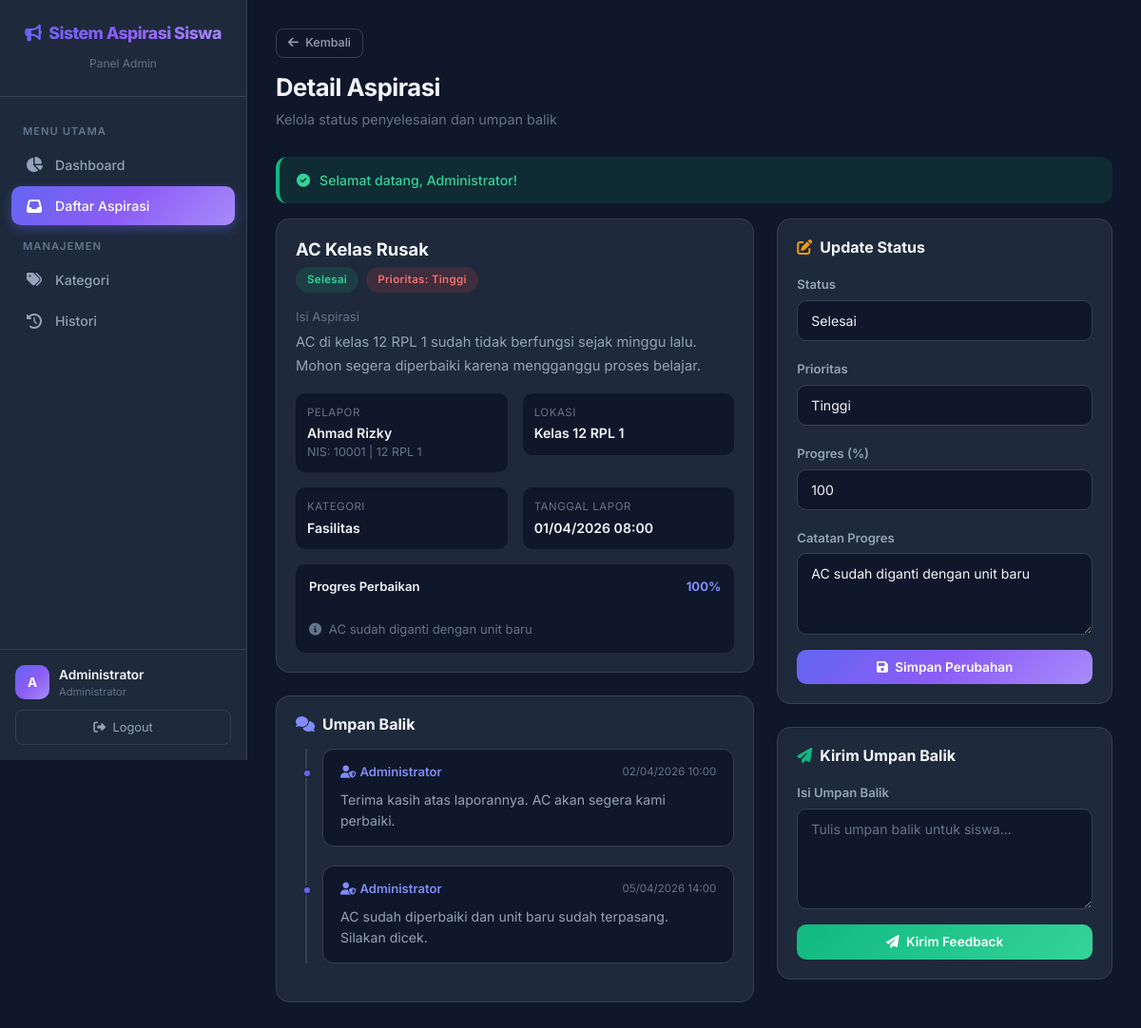
The app's page /?page=aspirasi-detail-admin&id=1 (signed in) with its own data.
### tables this page shows
CREATE TABLE `aspirasi` (
  `id_aspirasi` int(11) NOT NULL,
  `nis` int(11) NOT NULL,
  `id_kategori` int(11) NOT NULL,
  `judul` varchar(100) NOT NULL,
  `isi_aspirasi` text NOT NULL,
  `lokasi` varchar(100) DEFAULT NULL,
  `status` enum('Menunggu','Diproses','Selesai','Ditolak') NOT NULL DEFAULT 'Menunggu',
  `prioritas` enum('Rendah','Sedang','Tinggi') NOT NULL DEFAULT 'Sedang',
  `progres` int(3) NOT NULL DEFAULT 0,
  `catatan_progres` text DEFAULT NULL,
  `tgl_lapor` datetime NOT NULL DEFAULT current_timestamp(),
  `tgl_update` datetime DEFAULT NULL,
  `username_admin` varchar(30) DEFAULT NULL
);

CREATE TABLE `siswa` (
  `nis` int(11) NOT NULL,
  `username` varchar(35) NOT NULL,
  `nama_siswa` varchar(60) NOT NULL,
  `kelas` varchar(20) NOT NULL,
  `password` varchar(100) NOT NULL
);

CREATE TABLE `kategori` (
  `id_kategori` int(11) NOT NULL,
  `nama_kategori` varchar(50) NOT NULL
);

CREATE TABLE `umpan_balik` (
  `id_feedback` int(11) NOT NULL,
  `id_aspirasi` int(11) NOT NULL,
  `username_admin` varchar(30) NOT NULL,
  `isi_feedback` text NOT NULL,
  `tgl_feedback` datetime NOT NULL DEFAULT current_timestamp()
);

### controllers/AdminController.php (called while the page is built, shortened)
<?php
require_once __DIR__ . '/Controller.php';
require_once __DIR__ . '/../models/Aspirasi.php';
require_once __DIR__ . '/../models/UmpanBalik.php';
class AdminController extends Controller {
    private $aspirasiModel;
    private $umpanBalikModel;
    public function __construct() {
        $this->aspirasiModel = new Aspirasi();
        $this->umpanBalikModel = new UmpanBalik();
    }
    public function showAspirasi($id) {
        $aspirasi = $this->aspirasiModel->getDetailById($id);
        $feedbacks = $this->umpanBalikModel->getByAspirasi($id);
        $flash = $this->getFlash();
        $this->view('admin/aspirasi_detail', [
            'aspirasi' => $aspirasi,
            'feedbacks' => $feedbacks,
            'flash' => $flash
        ]);
    }
}

### config/Database.php (called while the page is built, shortened)
<?php
class Database {
    private static $instance = null;
    private $connection;
    private function __construct() {
        $this->host = DB_HOST;
        $this->dbname = DB_NAME;
        $this->username = DB_USER;
        $this->password = DB_PASS;
        try {
            $dsn = "mysql:host={$this->host};dbname={$this->dbname};charset=utf8mb4";
            $options = [
                PDO::ATTR_ERRMODE => PDO::ERRMODE_EXCEPTION,
                PDO::ATTR_DEFAULT_FETCH_MODE => PDO::FETCH_ASSOC,
                PDO::ATTR_EMULATE_PREPARES => false,
            ];
            $this->connection = new PDO($dsn, $this->username, $this->password, $options);
        } catch (PDOException $e) {
            die("Koneksi database gagal: " . $e->getMessage());
        }
    }
    public static function getInstance() {
        if (self::$instance === null) {
            self::$instance = new self();
        }
        return self::$instance;
    }
    public function getConnection() {
        return $this->connection;
    }
}

### models/Model.php (called while the page is built, shortened)
<?php
require_once __DIR__ . '/../config/Database.php';
abstract class Model {
    public function __construct() {
        $this->db = Database::getInstance()->getConnection();
    }
}

### models/Aspirasi.php (called while the page is built, shortened)
<?php
require_once __DIR__ . '/Model.php';
class Aspirasi extends Model {
    protected $table = 'aspirasi';
    public function getDetailById($id) {
        $sql = "SELECT a.*, s.nama_siswa, s.kelas, k.nama_kategori
                FROM {$this->table} a
                JOIN siswa s ON a.nis = s.nis
                JOIN kategori k ON a.id_kategori = k.id_kategori
                WHERE a.id_aspirasi = ?";
        $stmt = $this->db->prepare($sql);
        $stmt->execute([$id]);
        return $stmt->fetch();
    }
}

### models/UmpanBalik.php (called while the page is built, shortened)
<?php
require_once __DIR__ . '/Model.php';
class UmpanBalik extends Model {
    protected $table = 'umpan_balik';
    public function getByAspirasi($idAspirasi) {
        $sql = "SELECT ub.*, a.nama_admin
                FROM {$this->table} ub
                JOIN admin a ON ub.username_admin = a.username
                WHERE ub.id_aspirasi = ?
                ORDER BY ub.tgl_feedback ASC";
        $stmt = $this->db->prepare($sql);
        $stmt->execute([$idAspirasi]);
        return $stmt->fetchAll();
    }
}

### views/admin/aspirasi_detail.php (the view, shortened to what this page needs)
<?php
require_once __DIR__ . '/../layouts/header.php';
?>
<aside class="sidebar">
    <div class="sidebar-brand">
        <h4><i class="fas fa-bullhorn me-2"></i><?= APP_NAME ?></h4>
        <small>Panel Admin</small>
    </div>
    <nav class="sidebar-nav">
        <div class="nav-label">Menu Utama</div>
        <a href="<?= BASE_URL ?>?page=dashboard" class="nav-link"><i class="fas fa-chart-pie"></i> Dashboard</a>
        <a href="<?= BASE_URL ?>?page=aspirasi-admin" class="nav-link active"><i class="fas fa-inbox"></i> Daftar Aspirasi</a>
        <div class="nav-label">Manajemen</div>
        <a href="<?= BASE_URL ?>?page=kategori" class="nav-link"><i class="fas fa-tags"></i> Kategori</a>
        <a href="<?= BASE_URL ?>?page=history-admin" class="nav-link"><i class="fas fa-history"></i> Histori</a>
    </nav>
    <div class="sidebar-footer">
        <div class="user-info">
            <div class="user-avatar"><?= strtoupper(substr($_SESSION['admin_nama'] ?? 'A', 0, 1)) ?></div>
            <div>
                <div class="user-name"><?= $_SESSION['admin_nama'] ?? 'Admin' ?></div>
                <div class="user-role">Administrator</div>
            </div>
        </div>
        <a href="<?= BASE_URL ?>?action=logout-admin" class="btn-logout" style="text-decoration:none; display:block; text-align:center;">
            <i class="fas fa-sign-out-alt me-1"></i> Logout
        </a>
    </div>
</aside>
<main class="main-content">
    <div class="page-header">
        <a href="<?= BASE_URL ?>?page=aspirasi-admin" class="btn btn-outline-custom btn-sm-custom mb-3">
            <i class="fas fa-arrow-left me-1"></i> Kembali
        </a>
        <h2>Detail Aspirasi</h2>
        <p>Kelola status penyelesaian dan umpan balik</p>
    </div>
    <?php if (!empty($flash)): ?>
        <div class="alert-custom alert-<?= $flash['type'] === 'success' ? 'success' : 'error' ?>-custom mb-3 animate-in">
            <i class="fas fa-<?= $flash['type'] === 'success' ? 'check-circle' : 'exclamation-circle' ?>"></i>
            <?= $flash['message'] ?>
        </div>
    <?php endif; ?>
    <div class="row g-4">
        <div class="col-lg-7 animate-in">
            <div class="card-glass mb-4">
                <div class="d-flex justify-content-between align-items-start mb-3">
                    <div>
                        <h5 style="font-weight:700; font-size:1.15rem;"><?= htmlspecialchars($aspirasi['judul']) ?></h5>
                        <div class="d-flex gap-2 mt-2">
                            <?php
                            $statusClass = match($aspirasi['status']) {
                                'Menunggu' => 'badge-menunggu',
                                'Diproses' => 'badge-diproses',
                                'Selesai' => 'badge-selesai',
                                'Ditolak' => 'badge-ditolak',
                                default => 'badge-menunggu'
                            };
                            $prioClass = match($aspirasi['prioritas']) {
                                'Rendah' => 'badge-rendah',
                                'Sedang' => 'badge-sedang',
                                'Tinggi' => 'badge-tinggi',
                                default => 'badge-sedang'
                            };
                            ?>
                            <span class="badge-status <?= $statusClass ?>"><?= $aspirasi['status'] ?></span>
                            <span class="badge-status <?= $prioClass ?>">Prioritas: <?= $aspirasi['prioritas'] ?></span>
                        </div>
                    </div>
                </div>
                <div class="mb-3">
                    <div style="font-size:0.82rem; color:var(--text-muted); margin-bottom:4px;">Isi Aspirasi</div>
                    <p style="font-size:0.92rem; line-height:1.7; color:var(--text-secondary);">
                        <?= nl2br(htmlspecialchars($aspirasi['isi_aspirasi'])) ?>
                    </p>
                </div>
                <div class="row g-3">
                    <div class="col-md-6">
                        <div style="padding:12px; background:var(--dark); border-radius:10px;">
                            <div style="font-size:0.72rem; color:var(--text-muted); text-transform:uppercase; letter-spacing:0.5px;">Pelapor</div>
                            <div style="font-size:0.88rem; font-weight:600; margin-top:2px;"><?= htmlspecialchars($aspirasi['nama_siswa']) ?></div>
                            <div style="font-size:0.78rem; color:var(--text-muted);">NIS: <?= $aspirasi['nis'] ?> | <?= htmlspecialchars($aspirasi['kelas']) ?></div>
                        </div>
                    </div>
                    <div class="col-md-6">
                        <div style="padding:12px; background:var(--dark); border-radius:10px;">
                            <div style="font-size:0.72rem; color:var(--text-muted); text-transform:uppercase; letter-spacing:0.5px;">Lokasi</div>
                            <div style="font-size:0.88rem; font-weight:600; margin-top:2px;"><?= htmlspecialchars($aspirasi['lokasi'] ?: '-') ?></div>
                        </div>
                    </div>
                    <div class="col-md-6">
                        <div style="padding:12px; background:var(--dark); border-radius:10px;">
                            <div style="font-size:0.72rem; color:var(--text-muted); text-transform:uppercase; letter-spacing:0.5px;">Kategori</div>
                            <div style="font-size:0.88rem; font-weight:600; margin-top:2px;"><?= htmlspecialchars($aspirasi['nama_kategori']) ?></div>
                        </div>
                    </div>
                    <div class="col-md-6">
                        <div style="padding:12px; background:var(--dark); border-radius:10px;">
                            <div style="font-size:0.72rem; color:var(--text-muted); text-transform:uppercase; letter-spacing:0.5px;">Tanggal Lapor</div>
                            <div style="font-size:0.88rem; font-weight:600; margin-top:2px;"><?= date('d/m/Y H:i', strtotime($aspirasi['tgl_lapor'])) ?></div>
                        </div>
                    </div>
                </div>
                <div class="mt-3" style="padding:14px; background:var(--dark); border-radius:10px;">
                    <div class="d-flex justify-content-between align-items-center mb-2">
                        <span style="font-size:0.82rem; font-weight:600;">Progres Perbaikan</span>
                        <span style="font-size:0.82rem; font-weight:700; color:var(--primary-light);"><?= $aspirasi['progres'] ?>%</span>
                    </div>
                    <div class="progress-custom" style="height:10px;">
                    </div>
                    <?php if (!empty($aspirasi['catatan_progres'])): ?>
                        <div style="margin-top:8px; font-size:0.82rem; color:var(--text-muted);">
                            <i class="fas fa-info-circle me-1"></i> <?= htmlspecialchars($aspirasi['catatan_progres']) ?>
                        </div>
                    <?php endif; ?>
                </div>
            </div>
            <div class="card-glass">
                <h6 style="font-weight:700; margin-bottom:16px;">
                    <i class="fas fa-comments me-2" style="color:var(--primary-light);"></i>Umpan Balik
                </h6>
                <?php if (empty($feedbacks)): ?>
                    <div class="empty-state" style="padding:30px;">
                        <i class="fas fa-comment-slash"></i>
                        <h5>Belum ada umpan balik</h5>
                        <p>Kirim umpan balik pertama untuk aspirasi ini</p>
                    </div>
                <?php else: ?>
                    <div class="feedback-timeline">
                        <?php foreach ($feedbacks as $fb): ?>
                            <div class="feedback-item">
                                <div class="feedback-header">
                                    <span class="feedback-admin"><i class="fas fa-user-shield me-1"></i><?= htmlspecialchars($fb['nama_admin']) ?></span>
                                    <span class="feedback-date"><?= date('d/m/Y H:i', strtotime($fb['tgl_feedback'])) ?></span>
                                </div>
                                <div class="feedback-content"><?= nl2br(htmlspecialchars($fb['isi_feedback'])) ?></div>
                            </div>
                        <?php endforeach; ?>
                    </div>
                <?php endif; ?>
            </div>
        </div>
        <div class="col-lg-5 animate-in">
            <div class="card-glass mb-4">
                <h6 style="font-weight:700; margin-bottom:16px;">
                    <i class="fas fa-edit me-2" style="color:var(--warning);"></i>Update Status
                </h6>
                <form action="<?= BASE_URL ?>?action=update-status" method="POST">
                    <div class="mb-3">
                        <label class="form-label-custom">Status</label>
                        <select name="status" class="form-control form-control-dark">
                            <option value="Selesai" <?= $aspirasi['status'] === 'Selesai' ? 'selected' : '' ?>>Selesai</option>
                        </select>
                    </div>
                    <div class="mb-3">
                        <label class="form-label-custom">Prioritas</label>
                        <select name="prioritas" class="form-control form-control-dark">
                            <option value="Tinggi" <?= $aspirasi['prioritas'] === 'Tinggi' ? 'selected' : '' ?>>Tinggi</option>
                        </select>
                    </div>
                    <div class="mb-3">
                        <label class="form-label-custom">Progres (%)</label>
                        <input type="number" name="progres" class="form-control form-control-dark" min="0" max="100" value="<?= $aspirasi['progres'] ?>">
                    </div>
                    <div class="mb-3">
                        <label class="form-label-custom">Catatan Progres</label>
                        <textarea name="catatan_progres" class="form-control form-control-dark" rows="3" placeholder="Catatan perkembangan..."><?= htmlspecialchars($aspirasi['catatan_progres'] ?? '') ?></textarea>
                    </div>
                    <button type="submit" class="btn btn-primary-custom w-100">
                        <i class="fas fa-save me-1"></i> Simpan Perubahan
                    </button>
                </form>
            </div>
            <div class="card-glass">
                <h6 style="font-weight:700; margin-bottom:16px;">
                    <i class="fas fa-paper-plane me-2" style="color:var(--success);"></i>Kirim Umpan Balik
                </h6>
                <form action="<?= BASE_URL ?>?action=send-feedback" method="POST">
                    <div class="mb-3">
                        <label class="form-label-custom">Isi Umpan Balik</label>
                        <textarea name="isi_feedback" class="form-control form-control-dark" rows="4" placeholder="Tulis umpan balik untuk siswa..." required></textarea>
                    </div>
                    <button type="submit" class="btn btn-primary-custom w-100" style="background:var(--gradient-3);">
                        <i class="fas fa-paper-plane me-1"></i> Kirim Feedback
                    </button>
                </form>
            </div>
        </div>
    </div>
</main>
<?php require_once __DIR__ . '/../layouts/footer.php'; ?>

### records on screen
aspirasi: judul "AC Kelas Rusak", status "Selesai", prioritas "Tinggi", isi_aspirasi "AC di kelas 12 RPL 1 sudah tidak berfungsi sejak minggu lalu. Mohon segera diperbaiki karena mengganggu proses belajar.", nis.nama_siswa "Ahmad Rizky", nis "10001", nis.kelas "12 RPL 1", lokasi "Kelas 12 RPL 1", id_kategori.nama_kategori "Fasilitas", tgl_lapor "01/04/2026 08:00", progres "100", catatan_progres "AC sudah diganti dengan unit baru"
umpan_balik: username_admin.nama_admin "Administrator", tgl_feedback "02/04/2026 10:00", isi_feedback "Terima kasih atas laporannya. AC akan segera kami perbaiki."
umpan_balik: username_admin.nama_admin "Administrator", tgl_feedback "05/04/2026 14:00", isi_feedback "AC sudah diperbaiki dan unit baru sudah terpasang. Silakan dicek."

### other values on screen
APP_NAME "Sistem Aspirasi Siswa"
substr($_SESSION['admin_nama'] ?? 'A', 0, 1) "A"
$_SESSION['admin_nama'] "Administrator"
$flash['message'] "Selamat datang, Administrator!"
